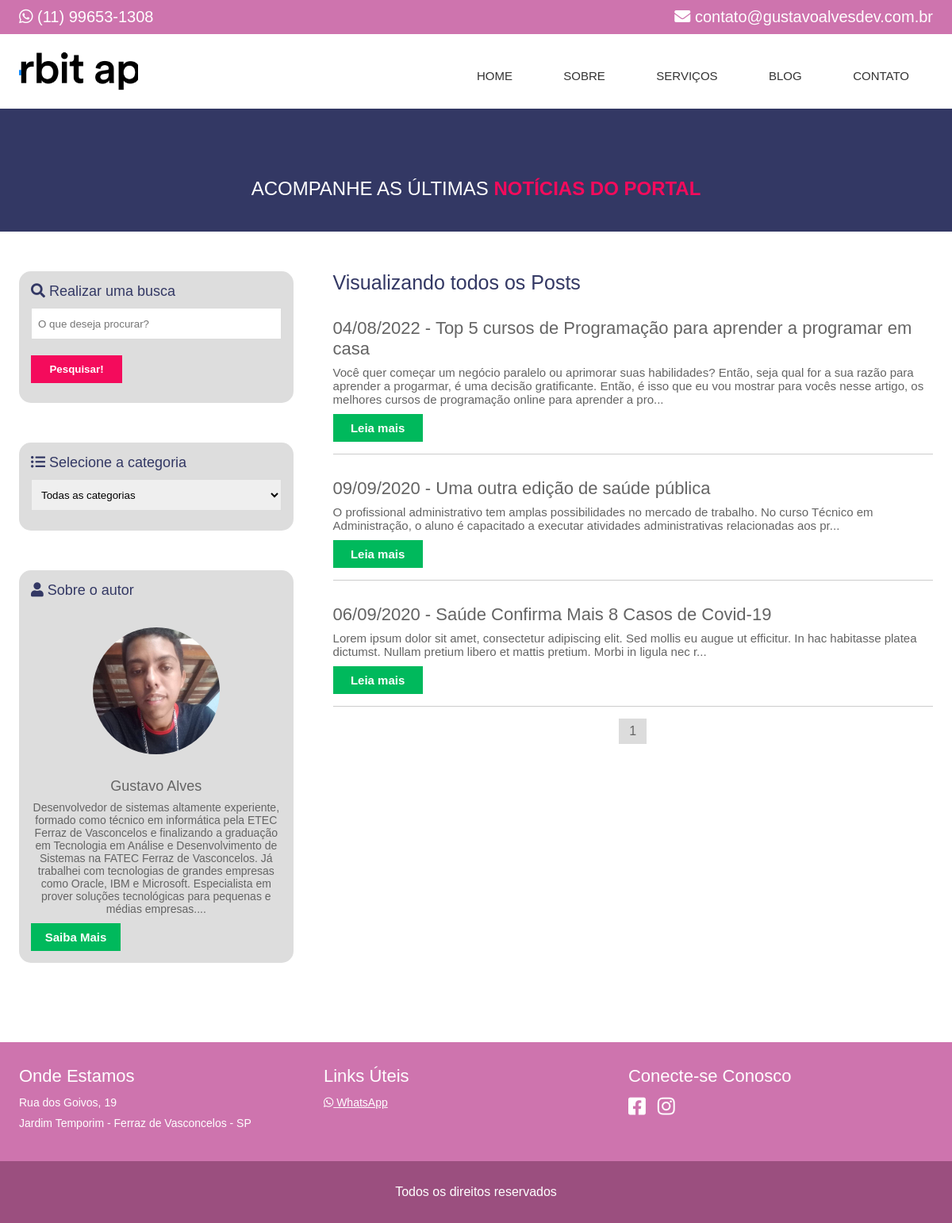
Page /blog on the committed database.
### classes/MySql.php (called while the page is built)
<?php
	class MySql{
		private static $pdo;
		public static function conectar(){
			if(self::$pdo == null){
				try{
				self::$pdo = new PDO('mysql:host='.HOST.';dbname='.DATABASE,USER,PASSWORD,array(PDO::MYSQL_ATTR_INIT_COMMAND => "SET NAMES utf8"));
				self::$pdo->setAttribute(PDO::ATTR_ERRMODE,PDO::ERRMODE_EXCEPTION);
				}catch(Exception $e){
					echo '<h2>Erro ao conectar</h2>';
				}
			}
			return self::$pdo;
		}
	}
?>

### classes/Painel.php (called while the page is built, shortened)
<?php
	class Painel
	{
		public static function searchFunction($function_description) {
			$sql = MySql::conectar()->prepare("SELECT * FROM `tb_site.funcoes` WHERE descricao = :descricao");
			$sql->bindValue(':descricao', $function_description);
			$sql->execute();
			return $sql->fetch();
		}
	}
?>

### pages/blog.php (the view, shortened to what this page needs)
<?php
	$blogFunction = Painel::searchFunction('blog');
	if ($blogFunction['habilitada'] == 1) :
?>
<?php
	$url = explode('/', $_GET['url']);
	if (!isset($url[2])) :
		@$categoria = Blog::getCategoriaBySlug($url[1]);
?>
<section class="header-noticias">
	<div class="center">
		<h2><i class="fa fa-bell-o" aria-hidden="true"></i></h2>
		<h2>Acompanhe as últimas <b>notícias do portal</b></h2>
	</div>
</section>
<section class="container-portal">
	<div class="container">
		<div class="sidebar">
			<div class="box-content-sidebar">
				<h3><i class="fa fa-search" aria-hidden="true"></i> Realizar uma busca</h3>
				<form method="POST">
					<input type="text" name="parametro" placeholder="O que deseja procurar?" required />
					<input type="submit" name="buscar" value="Pesquisar!" />
				</form>
			</div>
			<div class="box-content-sidebar">
				<h3><i class="fa fa-list-ul" aria-hidden="true"></i> Selecione a categoria</h3>
				<form>
					<select name="categoria">
						<option value="">Todas as categorias</option>
					</select>
				</form>
			</div>
			<div class="box-content-sidebar">
				<h3><i class="fa fa-user" aria-hidden="true"></i> Sobre o autor</h3>
				<div class="autor-box-portal">
					<div class="box-img-autor"></div>
					<div class="texto-autor-portal text-center">
						<?php
							$infoSite = MySql::conectar()->prepare('SELECT * FROM `tb_site.config`');
							$infoSite->execute();
							$infoSite = $infoSite->fetch();
						?>
						<h3><?= $infoSite['nome_autor']; ?></h3>
						<p><?= substr($infoSite['descricao'], 0, 400).'...' ?><a href="<?= INCLUDE_PATH; ?>sobre-equipe">Saiba Mais</a></p>
					</div>
				</div>
			</div>
		</div>
		<div class="conteudo-portal">
			<div class="header-conteudo-portal">
				<?php
					if (!isset($categoria['nome'])) :
				?>
					<h2>Visualizando todos os Posts</h2>
				<?php else: ?>
					<h2>Visualizando posts em <span><?= $categoria['nome']; ?></span></h2>
				<?php endif; ?>
				<?php
					$porPagina = 10;
					$query = 'SELECT * FROM `tb_site.noticias`';
					if (isset($_GET['pagina'])) {
						$pagina = (int)$_GET['pagina'];
						$queryPg = ($pagina - 1) * $porPagina;
						$query .= ' ORDER BY id DESC LIMIT '.$queryPg.','.$porPagina;
					} else {
						$pagina = 1;
						$query .= ' ORDER BY id DESC LIMIT 0, '.$porPagina;
					}
					$sql = MySql::conectar()->prepare($query);
					$sql->execute();
					$noticias = $sql->fetchAll();
				?>
			</div>
			<?php
				foreach($noticias as $key => $value) :
					$sql = MySql::conectar()->prepare('SELECT nome, slug FROM `tb_site.categorias` WHERE id = ?');
					$sql->execute(array($value['categoria_id']));
					$categoriaFetch = $sql->fetch();
					$categoriaSlug = $categoriaFetch['slug'];
			?>
			<div class="box-single-conteudo">
				<h2><?= date('d/m/Y', strtotime($value['data'])); ?> - <?= $value['titulo']; ?></h2>
				<p>
					<?= strip_tags(substr($value['conteudo'], 0, 300)).'...'; ?>
				</p>
				<a href="<?= INCLUDE_PATH; ?>blog/<?= $categoriaSlug; ?>/<?= $value['slug']; ?>">Leia mais</a>
			</div>
			<?php
				endforeach;
			?>
			<?php
				$query = 'SELECT * FROM `tb_site.noticias` ';
				$totalPaginas = MySql::conectar()->prepare($query);
				$totalPaginas->execute();
				$totalPaginas = ceil($totalPaginas->rowCount() / $porPagina);
			?>
			<div class="paginator">
				<?php
					for ($i = 1; $i <= $totalPaginas; $i++) {
						if (isset($categoria['nome']) && !empty($categoria['nome'])) {
							if (isset($categoriaSlug)) {
								$catStr = '/'.$categoriaSlug;
							} else {
								$catStr = '';
							}
						} else {
							$catStr = '';
						}
						if ((int)$pagina == $i)
							echo '<a class="active-page" href="'.INCLUDE_PATH.'blog'.$catStr.'?pagina='.$i.'">'.$i.'</a>';
						else
							echo '<a href="'.INCLUDE_PATH.'blog'.$catStr.'?pagina='.$i.'">'.$i.'</a>';
					}
				?>
			</div>
		</div>
	</div>
</section>
<?php
	else:
		require_once 'post.php';
	endif;
?>
<?php else: ?>
	<?php Painel::redirect(INCLUDE_PATH); ?>
<?php endif; ?>

### index.php (shortened to what this page needs)
<?php include('config.php'); ?>
<?php
	$infoSite = MySql::conectar()->prepare("SELECT * FROM `tb_site.config`");
	$infoSite->execute();
	$infoSite = $infoSite->fetch();
	$blogFunction = Painel::searchFunction('blog');
?>
<!DOCTYPE html>
<html>
<head>
	<link href="<?php echo INCLUDE_PATH; ?>estilo/style.css" rel="stylesheet" />
	<link rel="stylesheet" href="<?= INCLUDE_PATH_PAINEL ?>css/sweetalert2.min.css">
	<link rel="stylesheet" href="<?php echo INCLUDE_PATH; ?>estilo/animate.css" />
	<link rel="stylesheet" href="<?= ICONS_URL; ?>" />
</head>
<body>
	<?php
		$url[0] = isset($_GET['url']) ? $_GET['url'] : 'home';
	?>
	<div class="barra-topo">
		<div class="container">
			<div class="box-contato w50 left">
				<p><i class="fab fa-whatsapp"></i> (11) 99653-1308</p>
			</div>
			<div class="box-contato w50 right text-right">
				<p><i class="fas fa-envelope"></i> contato@gustavoalvesdev.com.br</p>
			</div>
		</div>
	</div>
	<header>
		<div class="container">
			<a href="<?= INCLUDE_PATH; ?>"><div class="logo left" <?= ($infoSite['logo_empresa']) ? 'style="background-image: url('.INCLUDE_PATH_PAINEL.'uploads'.'/'.$infoSite['logo_empresa'].')"' : ''; ?>><?= $infoSite['titulo']; ?></div></a>
			<nav class="desktop right">
				<ul>
					<li><a href="<?php echo INCLUDE_PATH; ?>">Home</a></li>
					<li><a href="<?php echo INCLUDE_PATH; ?>sobre-equipe">Sobre</a></li>
					<li><a href="<?php echo INCLUDE_PATH; ?>servicos">Serviços</a></li>
					<?php if ($blogFunction['habilitada'] == 1): ?>
						<li><a href="<?php echo INCLUDE_PATH; ?>blog">Blog</a></li>
					<?php endif; ?>
					<li><a href="<?php echo INCLUDE_PATH; ?>contato">Contato</a></li>
				</ul>
			</nav>
		</div>
	</header>
	<div class="container-principal">
	<?php
		if(file_exists('pages/'.$url[0].'.php')){
			include('pages/'.$url[0].'.php');
		}
	?>
	</div>
	<footer class="footer">
        <section class="footer-links">
            <div class="container">
                <div class="endereco">
                    <h5>Onde Estamos</h5>
                    <p><?= ($infoSite['endereco_empresa_1']) ? $infoSite['endereco_empresa_1'] : 'Endereço Linha 1' ?></p>
                    <p><p><?= ($infoSite['endereco_empresa_2']) ? $infoSite['endereco_empresa_2'] : 'Endereço Linha 2' ?></p></p>
                </div>
                <div class="links">
                    <h5>Links Úteis</h5>
                    <p><a href="#"><i class="fab fa-whatsapp"></i> WhatsApp</a></p>
                </div>
                <div class="redes">
                    <h5>Conecte-se Conosco</h5>
                    <p><a href="#"><i class="fab fa-facebook-square"></i></a><a href="#"><i class="fab fa-instagram"></i></a></p>
                </div>
            </div>
        </section>
        <section class="footer-direitos">
            <div class="container">
                <p>Todos os direitos reservados</p>
            </div>
        </section>
    </footer>
</body>
</html>

### estilo/style.css (style rules this page uses)
* { margin: 0; padding: 0; box-sizing: border-box; font-family: "Arial", sans-serif; }
html, body { height: 100%; }
input { border: 0; }
.container { max-width: 1280px; padding: 0 2%; margin: 0 auto; }
.w50 { width: 50%; }
.left { float: left; }
.right { float: right; }
.text-center { text-align: center; }
.text-right { text-align: right; }
.barra-topo { background-color: #ce74ae; padding: 10px 0; color: white; }
.box-contato p { font-weight: 400; font-size: 20px; }
header { height: 94px; background-color: #fff; color: #333; }
.logo { width: 150px; height: 54px; margin-top: 20px; font-size: 0; background-image: url(../images/logo.png); background-repeat: no-repeat; background-position: center; background-size: cover; }
nav.desktop ul { position: relative; top: 6px; list-style-type: none; }
nav.desktop li { font-weight: 300; font-size: 15px; padding: 0 30px; line-height: 94px; text-transform: uppercase; display: inline-block; }
nav.desktop a { color: #333; text-decoration: none; }
.footer-links { background-color: #ce74ae; padding: 30px 0; color: #fff; font-weight: lighter; }
.footer-links>.container { display: flex; flex-wrap: wrap; }
.footer-links>.container div { width: 33.3333%; }
.footer-links h5 { font-weight: normal; font-size: 22px; margin-bottom: 12px; }
.footer-links p { font-size: 14px; margin-bottom: 10px; }
.footer-links a { color: #fff; font-size: 14px; margin-right: 15px; }
.footer-links a .fa-facebook-square, .footer-links a .fa-instagram { font-size: 25px; }
.footer-direitos { background-color: #9B4F7F; padding: 30px 0; color: #fff; font-weight: lighter; text-align: center; }
body { overflow-x: hidden; }
.header-noticias { width: 100%; background-color: #333864; padding: 40px 0; }
.header-noticias h2 { color: white; text-align: center; text-transform: uppercase; font-weight: normal; }
.header-noticias h2:nth-of-type(1) { font-size: 41px; }
.header-noticias h2>b { color: #F40B5C; }
section.container-portal { padding: 50px 0; }
.box-content-sidebar { width: 100%; border-radius: 15px; margin-bottom: 50px; background-color: #DDDDDD; padding: 15px; color: #333864; }
.box-content-sidebar h3 { font-size: 18px; font-weight: normal; }
.box-content-sidebar input[type=text] { width: 100%; height: 40px; border: 1px solid rgb(220, 220, 220); padding-left: 8px; margin: 10px 0; }
.box-content-sidebar select { width: 100%; height: 40px; border: 1px solid rgb(220, 220, 220); padding-left: 8px; margin: 10px 0; }
.box-content-sidebar input[type=submit] { cursor: pointer; background-color: #F40B5C; color: white; border: 0; width: 115px; height: 35px; font-weight: bold; margin: 10px 0; }
.sidebar { float: left; width: 30%; }
.autor-box-portal { margin-top: 10px; text-align: center; }
.autor-box-portal h3, .autor-box-portal p { color: #646464; }
.autor-box-portal p { font-size: 14px; margin-top: 8px; font-weight: lighter; }
.autor-box-portal p a { background: #00B95C; display: block; width: 113px; height: 35px; line-height: 35px; text-align: center; padding: 0 3px; font-size: 15px; margin-top: 10px; text-decoration: none; color: white; font-weight: bold; }
.box-img-autor { width: 160px; height: 160px; display: inline-block; border-radius: 50%; margin: 26px 0; background-image: url(../images/perfil.jpg); background-size: 100% 100%; }
.conteudo-portal { float: left; width: 70%; padding-left: 50px; }
.header-conteudo-portal { color: #333864; }
.header-conteudo-portal h2 { font-size: 25px; font-weight: normal; }
.box-single-conteudo { margin: 15px 0; padding: 15px 0; border-bottom: 1px solid #ccc; }
.box-single-conteudo h2 { color: #646464; font-weight: normal; font-size: 22px; }
.box-single-conteudo p { color: #646464; font-weight: lighter; font-size: 15px; margin-top: 8px; }
.box-single-conteudo a { background: #00B95C; display: block; width: 113px; height: 35px; line-height: 35px; text-align: center; padding: 0 3px; font-size: 15px; margin-top: 10px; text-decoration: none; color: white; font-weight: bold; }
.paginator { text-align: center; }
.paginator a { margin: 0 5px; text-decoration: none; display: inline-block; padding: 6px 12px; border: 1px solid rgb(220, 220, 220); color: rgb(100, 100, 100); }
.paginator a.active-page { background: rgb(220, 220, 220); }

### rows in the picture
tb_site.config: logo_empresa (picture), nome_autor "Gustavo Alves", descricao "Desenvolvedor de sistemas altamente experiente, formado como técnico em informática pela ETEC Ferraz de Vasconcelos e finalizando a graduação em Tecnologia em Análise e Desenvolvimento de Sistemas na FATEC Ferraz de Vasconcelos. Já trabalhei com tecnologias de grandes empresas como Oracle, IBM e Microsoft. Especialista em prover soluções tecnológicas para pequenas e médias empresas.", endereco_empresa_1 "Rua dos Goivos, 19", endereco_empresa_2 "Jardim Temporim - Ferraz de Vasconcelos - SP"
tb_site.noticias: data "04/08/2022", titulo "Top 5 cursos de Programação para aprender a programar em casa", conteudo "Você quer começar um negócio paralelo ou aprimorar suas habilidades? Então, seja qual for a sua razão para aprender a progarmar, é uma decisão gratificante. Então, é isso que eu vou mostrar para vocês nesse artigo, os melhores cursos de programação online para aprender a pro"
tb_site.noticias: data "09/09/2020", titulo "Uma outra edição de saúde pública", conteudo "O profissional administrativo tem amplas possibilidades no mercado de trabalho. No curso Técnico em Administração, o aluno é capacitado a executar atividades administrativas relacionadas aos pr"
tb_site.noticias: data "06/09/2020", titulo "Saúde Confirma Mais 8 Casos de Covid-19", conteudo "Lorem ipsum dolor sit amet, consectetur adipiscing elit. Sed mollis eu augue ut efficitur. In hac habitasse platea dictumst. Nullam pretium libero et mattis pretium. Morbi in ligula nec r"
